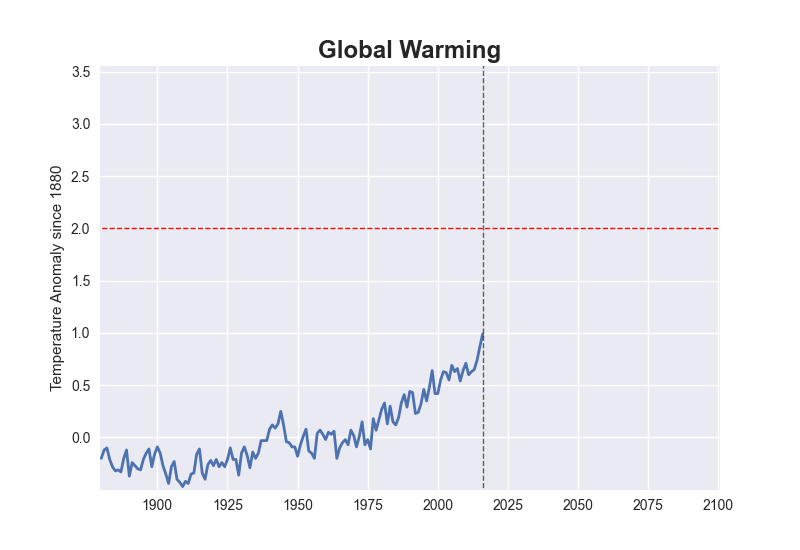

Generate this figure with Python:
import pandas as pd
import matplotlib as mpl
import matplotlib.pyplot as plt

file = open("C:\\Users\\Yanga\\Datasets\\annual_global_temp.csv")
df = pd.read_csv(file)

plt.style.use("seaborn")

df.set_index("Source", inplace=True)
df = df.loc["GISTEMP"]
df.set_index("Year", inplace=True)


df.plot(kind="line", legend=None, linewidth=2)
plt.plot([2016, 2016], [-0.55, 4], color="black", linestyle="--", linewidth=1, alpha=0.6)
plt.plot([1875, 2100], [2.0, 2.0], color="red", linestyle="--", linewidth=1)
#plt.plot([2016, 2100], [0.999, 1.85], color="#ffc400", linestyle="-", linewidth=1)
#plt.plot([2016, 2090], [0.999, 4], color="#ff7700", linestyle="-", linewidth=1)
#plt.plot([2016, 2036], [0.999, 4], color="#ff2600", linestyle="-", linewidth=1)


plt.title("Global Warming", fontsize="xx-large", weight="bold")
plt.xlabel("")
plt.ylabel("Temperature Anomaly since 1880")
plt.show()
